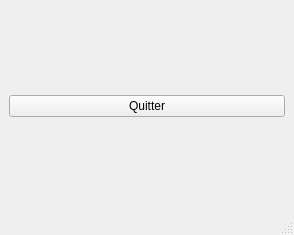
<?xml version="1.0" encoding="UTF-8"?>
<ui version="4.0">
 <class>BanqueMainWindow</class>
 <widget class="QMainWindow" name="BanqueMainWindow">
  <property name="geometry">
   <rect>
    <x>0</x>
    <y>0</y>
    <width>294</width>
    <height>235</height>
   </rect>
  </property>
  <property name="windowTitle">
   <string>BanqueMainWindow</string>
  </property>
  <widget class="QWidget" name="centralwidget">
   <layout class="QVBoxLayout" name="verticalLayout">
    <item>
     <widget class="QPushButton" name="pushButtonQuit">
      <property name="text">
       <string>Quitter</string>
      </property>
     </widget>
    </item>
   </layout>
  </widget>
  <widget class="QMenuBar" name="menubar">
   <property name="geometry">
    <rect>
     <x>0</x>
     <y>0</y>
     <width>294</width>
     <height>21</height>
    </rect>
   </property>
  </widget>
  <widget class="QStatusBar" name="statusbar"/>
 </widget>
 <resources/>
 <connections>
  <connection>
   <sender>pushButtonQuit</sender>
   <signal>clicked()</signal>
   <receiver>BanqueMainWindow</receiver>
   <slot>close()</slot>
   <hints>
    <hint type="sourcelabel">
     <x>276</x>
     <y>188</y>
    </hint>
    <hint type="destinationlabel">
     <x>258</x>
     <y>236</y>
    </hint>
   </hints>
  </connection>
 </connections>
</ui>
